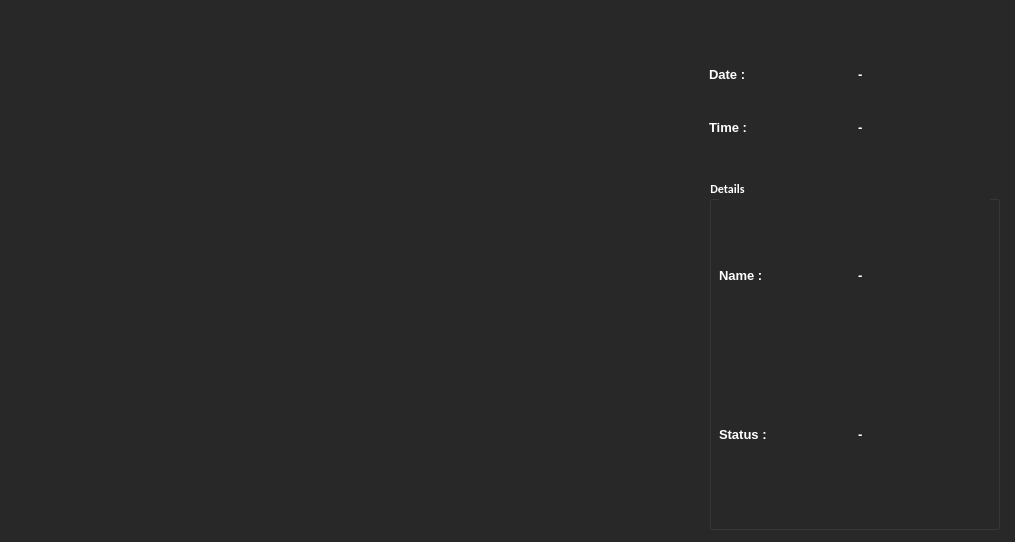
<?xml version="1.0" encoding="UTF-8"?>
<ui version="4.0">
 <class>OutputDialog</class>
 <widget class="QDialog" name="OutputDialog">
  <property name="geometry">
   <rect>
    <x>0</x>
    <y>0</y>
    <width>1015</width>
    <height>542</height>
   </rect>
  </property>
  <property name="minimumSize">
   <size>
    <width>0</width>
    <height>0</height>
   </size>
  </property>
  <property name="maximumSize">
   <size>
    <width>1920</width>
    <height>1080</height>
   </size>
  </property>
  <property name="font">
   <font>
    <family>Calibri</family>
    <weight>75</weight>
    <bold>true</bold>
   </font>
  </property>
  <property name="windowTitle">
   <string>Face Recognition</string>
  </property>
  <property name="windowIcon">
   <iconset resource="resource.qrc">
    <normaloff>:/icon/icon.png</normaloff>:/icon/icon.png</iconset>
  </property>
  <property name="styleSheet">
   <string notr="true">background-color: rgb(40, 40, 40);
color: rgb(255, 255, 255);
</string>
  </property>
  <widget class="QLabel" name="imgLabel">
   <property name="geometry">
    <rect>
     <x>20</x>
     <y>20</y>
     <width>640</width>
     <height>480</height>
    </rect>
   </property>
   <property name="minimumSize">
    <size>
     <width>640</width>
     <height>480</height>
    </size>
   </property>
   <property name="maximumSize">
    <size>
     <width>640</width>
     <height>480</height>
    </size>
   </property>
   <property name="text">
    <string/>
   </property>
  </widget>
  <widget class="QWidget" name="gridLayoutWidget">
   <property name="geometry">
    <rect>
     <x>709</x>
     <y>50</y>
     <width>291</width>
     <height>101</height>
    </rect>
   </property>
   <layout class="QGridLayout" name="gridLayout">
    <item row="0" column="0">
     <layout class="QHBoxLayout" name="horizontalLayout_2">
      <item>
       <widget class="QLabel" name="DateLabel">
        <property name="font">
         <font>
          <family>Arial</family>
          <pointsize>10</pointsize>
          <weight>75</weight>
          <bold>true</bold>
         </font>
        </property>
        <property name="styleSheet">
         <string notr="true">color: rgb(255, 255, 255);</string>
        </property>
        <property name="text">
         <string>Date : </string>
        </property>
       </widget>
      </item>
      <item>
       <widget class="QLabel" name="Date_label">
        <property name="font">
         <font>
          <family>Arial</family>
          <pointsize>10</pointsize>
          <weight>75</weight>
          <bold>true</bold>
         </font>
        </property>
        <property name="styleSheet">
         <string notr="true">color: rgb(255, 255, 255);</string>
        </property>
        <property name="text">
         <string>-</string>
        </property>
       </widget>
      </item>
     </layout>
    </item>
    <item row="1" column="0">
     <layout class="QHBoxLayout" name="horizontalLayout_3">
      <item>
       <widget class="QLabel" name="TimeLabel">
        <property name="font">
         <font>
          <family>Arial</family>
          <pointsize>10</pointsize>
          <weight>75</weight>
          <bold>true</bold>
         </font>
        </property>
        <property name="styleSheet">
         <string notr="true">color: rgb(255, 255, 255);</string>
        </property>
        <property name="text">
         <string>Time : </string>
        </property>
       </widget>
      </item>
      <item>
       <widget class="QLabel" name="Time_label">
        <property name="font">
         <font>
          <family>Arial</family>
          <pointsize>10</pointsize>
          <weight>75</weight>
          <bold>true</bold>
         </font>
        </property>
        <property name="styleSheet">
         <string notr="true">color: rgb(255, 255, 255);</string>
        </property>
        <property name="text">
         <string>-</string>
        </property>
       </widget>
      </item>
     </layout>
    </item>
   </layout>
  </widget>
  <widget class="QGroupBox" name="groupBox">
   <property name="geometry">
    <rect>
     <x>709</x>
     <y>179</y>
     <width>291</width>
     <height>351</height>
    </rect>
   </property>
   <property name="title">
    <string>Details</string>
   </property>
   <widget class="QWidget" name="gridLayoutWidget_2">
    <property name="geometry">
     <rect>
      <x>10</x>
      <y>20</y>
      <width>271</width>
      <height>311</height>
     </rect>
    </property>
    <layout class="QGridLayout" name="gridLayout_2">
     <item row="0" column="0">
      <layout class="QHBoxLayout" name="horizontalLayout_4">
       <item>
        <widget class="QLabel" name="NameLabel_2">
         <property name="font">
          <font>
           <family>Arial</family>
           <pointsize>10</pointsize>
           <weight>75</weight>
           <bold>true</bold>
          </font>
         </property>
         <property name="styleSheet">
          <string notr="true">color: rgb(255, 255, 255);</string>
         </property>
         <property name="text">
          <string>Name :</string>
         </property>
        </widget>
       </item>
       <item>
        <widget class="QLabel" name="NameLabel">
         <property name="font">
          <font>
           <family>Arial</family>
           <pointsize>10</pointsize>
           <weight>75</weight>
           <bold>true</bold>
          </font>
         </property>
         <property name="styleSheet">
          <string notr="true">color: rgb(255, 255, 255);</string>
         </property>
         <property name="text">
          <string>-</string>
         </property>
        </widget>
       </item>
      </layout>
     </item>
     <item row="1" column="0">
      <layout class="QHBoxLayout" name="horizontalLayout_5">
       <item>
        <widget class="QLabel" name="StatusLabel_2">
         <property name="font">
          <font>
           <family>Arial</family>
           <pointsize>10</pointsize>
           <weight>75</weight>
           <bold>true</bold>
          </font>
         </property>
         <property name="styleSheet">
          <string notr="true">color: rgb(255, 255, 255);</string>
         </property>
         <property name="text">
          <string>Status :</string>
         </property>
        </widget>
       </item>
       <item>
        <widget class="QLabel" name="StatusLabel">
         <property name="font">
          <font>
           <family>Arial</family>
           <pointsize>10</pointsize>
           <weight>75</weight>
           <bold>true</bold>
          </font>
         </property>
         <property name="styleSheet">
          <string notr="true">color: rgb(255, 255, 255);</string>
         </property>
         <property name="text">
          <string>-</string>
         </property>
        </widget>
       </item>
      </layout>
     </item>
    </layout>
   </widget>
  </widget>
 </widget>
 <resources>
  <include location="resource.qrc"/>
 </resources>
 <connections/>
</ui>
